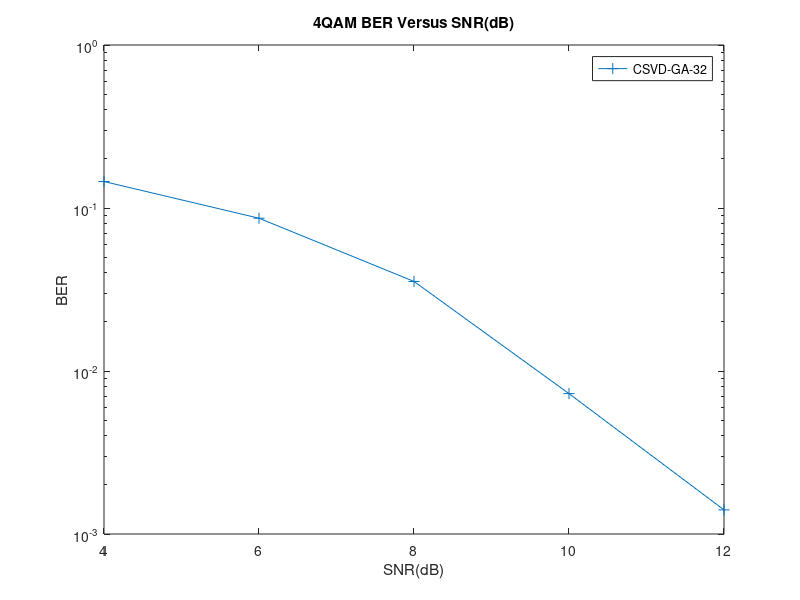

This figure's MATLAB source:
%% this subroutine implement the figure plotting of RSVD-GA algorithm 

%% RSVD-GA
BER_RSVD_GA_32_4=[0.1453593750, 0.0865625000, 0.0354375000,0.0072656250,0.0014061186];


%% figure plotting
figure(1)
semilogy([4:2:12], BER_RSVD_GA_32_4, '-+', 'MarkerSize', 8);xlabel('SNR(dB)'),ylabel('BER')
hold on 
legend('CSVD-GA-32')
hold on 
title('4QAM BER Versus SNR(dB)')
hold off